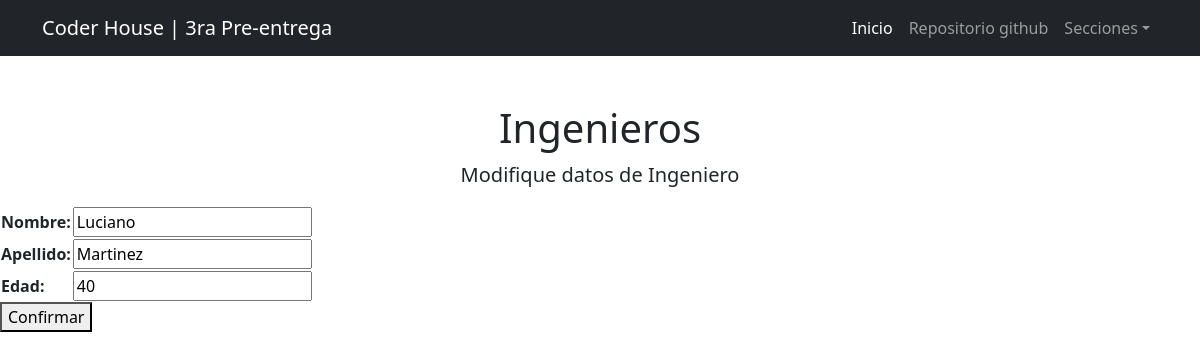
/informacion/ingeniero/modificar/1, run on the app's committed database.
### empleados/models.py (models this page shows, shortened)
class Ingeniero_en_jefe(models.Model):
    nombre = models.CharField(max_length=30)
    apellido = models.CharField(max_length=30)
    edad = models.SmallIntegerField()
    class Meta:
        verbose_name = "Ingeniero "
        verbose_name_plural = "Ingenieros "

### empleados/views.py (the view)
# urls.py: path("ingeniero/modificar/<int:pk>", views.ingeniero_update, name="ingeniero_update"),
def ingeniero_update(request, pk: int):
    consulta = Ingeniero_en_jefe.objects.get(id=pk)
    if request.method == "POST":
        form = IngenieroForm(request.POST, instance=consulta)
        if form.is_valid():
            form.save()
            return redirect("empleados:ingeniero_list")
    else:
        form = IngenieroForm(instance=consulta)
    return render(request, "empleados/ingeniero_form.html", {"form": form})

### empleados/forms.py
class IngenieroForm(forms.ModelForm):
    class Meta:
        model = models.Ingeniero_en_jefe
        fields = ["nombre", "apellido", "edad"]

### empleados/templates/empleados/ingeniero_form.html (shortened to what this page needs)
{% extends 'home/base.html' %}
{% block body_title %}
Ingenieros
{% endblock body_title %}
{% block body_subtitle %}
{% if form.instance.pk %}
    Modifique datos de Ingeniero
{% else %}
    Crear un Ingeniero nuevo
{% endif %}
{% endblock body_subtitle %}
{% block content %}
    <form method="post">
        <table>
            {{form.as_table}}
        </table>
        <button type="submit">Confirmar</button>
    </form>
{% endblock content %}

### data on the page
Ingeniero_en_jefe: nombre "Luciano", apellido "Martinez", edad "40"
